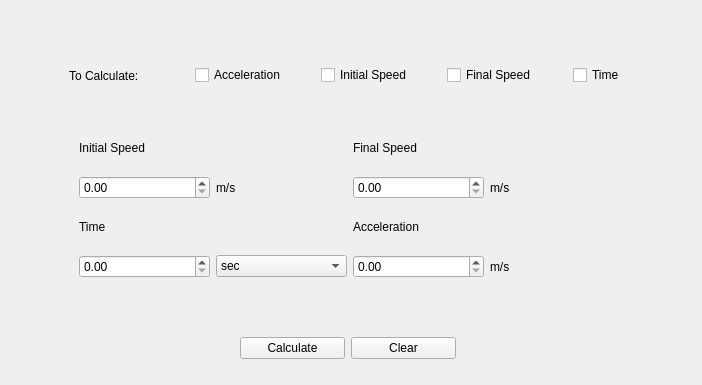
      <widget class="QWidget" name="tab_6">
       <attribute name="title">
        <string>Acceleration </string>
       </attribute>
       <widget class="QWidget" name="layoutWidget">
        <property name="geometry">
         <rect>
          <x>69</x>
          <y>59</y>
          <width>624</width>
          <height>33</height>
         </rect>
        </property>
        <layout class="QHBoxLayout" name="horizontalLayout_6">
         <item>
          <widget class="QLabel" name="label_35">
           <property name="text">
            <string>To Calculate:</string>
           </property>
          </widget>
         </item>
         <item>
          <widget class="QCheckBox" name="checkBox_Acce">
           <property name="text">
            <string>Acceleration</string>
           </property>
          </widget>
         </item>
         <item>
          <widget class="QCheckBox" name="checkBox_InSpeedA">
           <property name="text">
            <string>Initial Speed</string>
           </property>
          </widget>
         </item>
         <item>
          <widget class="QCheckBox" name="checkBox_FinalSpeedA">
           <property name="text">
            <string>Final Speed</string>
           </property>
          </widget>
         </item>
         <item>
          <widget class="QCheckBox" name="checkBox_TimeA">
           <property name="text">
            <string>Time</string>
           </property>
          </widget>
         </item>
        </layout>
       </widget>
       <widget class="QWidget" name="layoutWidget">
        <property name="geometry">
         <rect>
          <x>240</x>
          <y>320</y>
          <width>216</width>
          <height>56</height>
         </rect>
        </property>
        <layout class="QHBoxLayout" name="horizontalLayout_7">
         <item>
          <widget class="QPushButton" name="pushButton_CalculAcceleration">
           <property name="text">
            <string>Calculate</string>
           </property>
          </widget>
         </item>
         <item>
          <widget class="QPushButton" name="pushButton_ClearAcc">
           <property name="cursor">
            <cursorShape>PointingHandCursor</cursorShape>
           </property>
           <property name="text">
            <string>Clear</string>
           </property>
          </widget>
         </item>
        </layout>
       </widget>
       <widget class="QWidget" name="layoutWidget">
        <property name="geometry">
         <rect>
          <x>79</x>
          <y>126</y>
          <width>541</width>
          <height>152</height>
         </rect>
        </property>
        <layout class="QGridLayout" name="gridLayout_30">
         <item row="0" column="0" rowspan="2">
          <layout class="QGridLayout" name="gridLayout_28">
           <item row="0" column="0">
            <layout class="QGridLayout" name="gridLayout_25">
             <item row="0" column="0">
              <widget class="QLabel" name="label_33">
               <property name="text">
                <string>Initial Speed</string>
               </property>
              </widget>
             </item>
             <item row="1" column="0">
              <widget class="QDoubleSpinBox" name="doubleSpinBox_inSpeed"/>
             </item>
             <item row="1" column="1">
              <widget class="QLabel" name="label_23">
               <property name="text">
                <string>m/s</string>
               </property>
              </widget>
             </item>
            </layout>
           </item>
           <item row="1" column="0">
            <layout class="QGridLayout" name="gridLayout_26">
             <item row="0" column="0">
              <widget class="QLabel" name="label_34">
               <property name="text">
                <string>Time</string>
               </property>
              </widget>
             </item>
             <item row="1" column="0">
              <widget class="QDoubleSpinBox" name="doubleSpinBox_T"/>
             </item>
             <item row="1" column="1">
              <widget class="QComboBox" name="comboBox_10">
               <item>
                <property name="text">
                 <string>sec</string>
                </property>
               </item>
               <item>
                <property name="text">
                 <string>min</string>
                </property>
               </item>
               <item>
                <property name="text">
                 <string>h</string>
                </property>
               </item>
              </widget>
             </item>
            </layout>
           </item>
          </layout>
         </item>
         <item row="0" column="1">
          <layout class="QGridLayout" name="gridLayout_27">
           <item row="1" column="0">
            <widget class="QDoubleSpinBox" name="doubleSpinBox_finSpeed"/>
           </item>
           <item row="0" column="0">
            <widget class="QLabel" name="label_36">
             <property name="text">
              <string>Final Speed</string>
             </property>
            </widget>
           </item>
           <item row="1" column="1">
            <widget class="QLabel" name="label_26">
             <property name="text">
              <string>m/s</string>
             </property>
            </widget>
           </item>
          </layout>
         </item>
         <item row="1" column="1">
          <layout class="QGridLayout" name="gridLayout_29">
           <item row="0" column="0">
            <widget class="QLabel" name="label_37">
             <property name="text">
              <string>Acceleration</string>
             </property>
            </widget>
           </item>
           <item row="1" column="0">
            <widget class="QDoubleSpinBox" name="doubleSpinBox_Accele"/>
           </item>
           <item row="1" column="1">
            <widget class="QLabel" name="label_25">
             <property name="text">
              <string>m/s</string>
             </property>
            </widget>
           </item>
          </layout>
         </item>
        </layout>
       </widget>
      </widget>
